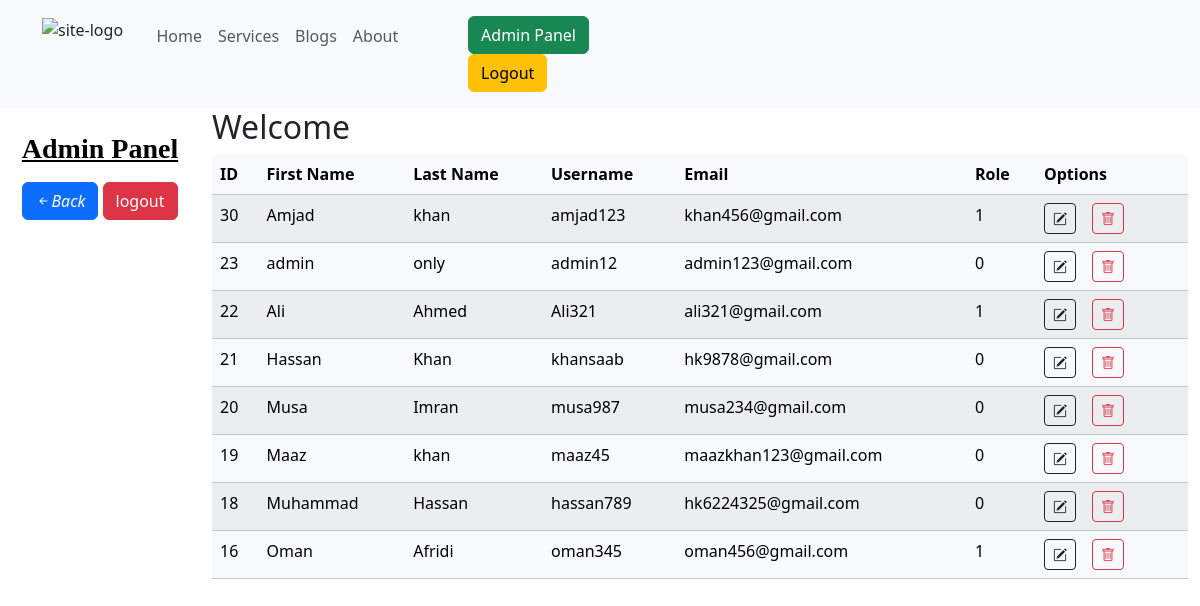
Page /admin-panel.php (signed in) on the committed database.
### tables this page shows
CREATE TABLE IF NOT EXISTS `users` (
  `id` int NOT NULL AUTO_INCREMENT,
  `first_name` varchar(50) NOT NULL,
  `last_name` varchar(50) NOT NULL,
  `email` varchar(50) NOT NULL,
  `username` varchar(50) NOT NULL,
  `password` varchar(50) NOT NULL,
  `role` int NOT NULL,
  PRIMARY KEY (`id`),
  UNIQUE KEY `email` (`email`),
  UNIQUE KEY `username` (`username`)
);

### admin-panel.php (the view, shortened to what this page needs)
<?php
include "links.php";
include "header.php";
$fetch_user = "SELECT id, username, email, first_name, last_name, role FROM users ORDER BY id DESC";
$result = mysqli_query($mysqli, $fetch_user) or die("Unable to fetch users");
?>
<section id="admin-panel">
    <div class="container-fluid">
        <div class="row">
            <div class="col-md-2 sidebar pt-4">
            <h3 class="mb-3" id="admin_heading">Admin Panel</h3>
                <div class="button-box">
                <button class="btn btn-primary"><a href="index.php"><i class="bi bi-arrow-left-short">Back</i></a></button>
                    <button class="btn btn-danger"><a href="#">logout</a></button>
                    </div>
            </div>
            <div class="col-md-10">
                <h2><?php echo "Welcome" .  $row['first_name']; ?></h2>
                <table class="table table-light table-striped" id="user_table">
                <thead>
                    <tr>
                        <th scope="col">ID</th>
                        <th socpe="col">First Name</th>
                        <th scope="col">Last Name</th>
                        <th scope="col">Username</th>
                        <th scope="col">Email</th>
                        <th scope="col">Role</th>
                        <th scope="col">Options</th>
                    </tr>
                </thead>
                <tbody>
                <?php if(mysqli_num_rows($result) > 0) {
                    while($row = $result->fetch_assoc()) {
                echo  "<tr>";
                echo  "<td>" . $row ["id"] . "</td>";
                echo  "<td>" . $row["first_name"] . "</td>";
                echo  "<td>" . $row["last_name"] . "</td>";
                echo  "<td>" . $row["username"] . "</td>";
                echo  "<td>" . $row["email"] . "</td>";
                echo  "<td>" . $row["role"] . "</td>";
                echo "<td>";
                echo "<a href='modify-details.php?id=" . $row["id"] . "' class='btn btn-outline-dark btn-sm'><i class='bi bi-pencil-square'></i></a>";
                echo "<a href='delete.php?id=" . $row["id"] . "' class='btn btn-outline-danger btn-sm mx-3'><i class='bi bi-trash'></i></a>";
                echo "</td>";
                echo  "</tr>";
            }
        } else {
            echo "No user found.";
        }
        ?>
                </tbody>
                </table>
            </div>
        </div>
    </div>
</section>

### links.php (shortened to what this page needs)
<!DOCTYPE html>
<html lang="en">
<head>
    <link rel="stylesheet" href="style.css">
    <link href="https://cdn.jsdelivr.net/npm/bootstrap@5.3.3/dist/css/bootstrap.min.css" rel="stylesheet">
    <link rel="stylesheet" href="https://cdn.jsdelivr.net/npm/bootstrap-icons@1.11.3/font/bootstrap-icons.min.css">
</head>
<body>
</body>
</html>

### header.php (shortened to what this page needs)
<?php
include "links.php"; ?>
<div class="navbar navbar-expand-lg bg-light pt-3 pb-3">
    <div class="container inner-header">
        <div class="row">
        <div class="col-sm-2">
        <img src="images/site-logo.png" alt="site-logo" class="img-fluid" style="width: 50%;">
        </div>
        <div class="col-sm-4">
        <div class="collapse navbar-collapse">
            <ul class="navbar-nav">
            <li class="nav-item"><a class="nav-link" href="index.php">Home</a></li>
            <li class="nav-item"><a class="nav-link" href="services.php">Services</a></li>
            <li class="nav-item"><a class="nav-link" href="blogs.php">Blogs</a></li>
            <li class="nav-item"><a class="nav-link" href="about-us.php">About</a></li>
            </ul>
        </div>
        </div>
        <div class="col-sm-2"></div>
        <div class="col-sm-4">
            <button class="btn btn-success"><a href="admin-panel.php" style="text-decoration: none; color: #fff">Admin Panel</a></button>
            <button class="btn btn-warning"><a href="login-user.php" style="text-decoration: none; color: #000;">Logout</a></button>
        </div>
        </div>
    </div>
</div>

### style.css (style rules this page uses)
#admin-panel { height: 80vh; }
.sidebar { height: auto; display: flex; flex-direction: column; align-items: center; }
.button-box > button > a { text-decoration: none; color: #fff; }
#admin_heading { font-size: 28px; font-family: sora sans-serif; text-decoration: underline; font-weight: 700; color: #000; }

### rows in the picture
users: id "30", first_name "Amjad", last_name "khan", username "amjad123", email "khan456@gmail.com", role "1"
users: id "23", first_name "admin", last_name "only", username "admin12", email "admin123@gmail.com", role "0"
users: id "22", first_name "Ali", last_name "Ahmed", username "Ali321", email "ali321@gmail.com", role "1"
users: id "21", first_name "Hassan", last_name "Khan", username "khansaab", email "hk9878@gmail.com", role "0"
users: id "20", first_name "Musa", last_name "Imran", username "musa987", email "musa234@gmail.com", role "0"
users: id "19", first_name "Maaz", last_name "khan", username "maaz45", email "maazkhan123@gmail.com", role "0"
users: id "18", first_name "Muhammad", last_name "Hassan", username "hassan789", email "hk6224325@gmail.com", role "0"
users: id "16", first_name "Oman", last_name "Afridi", username "oman345", email "oman456@gmail.com", role "1"
